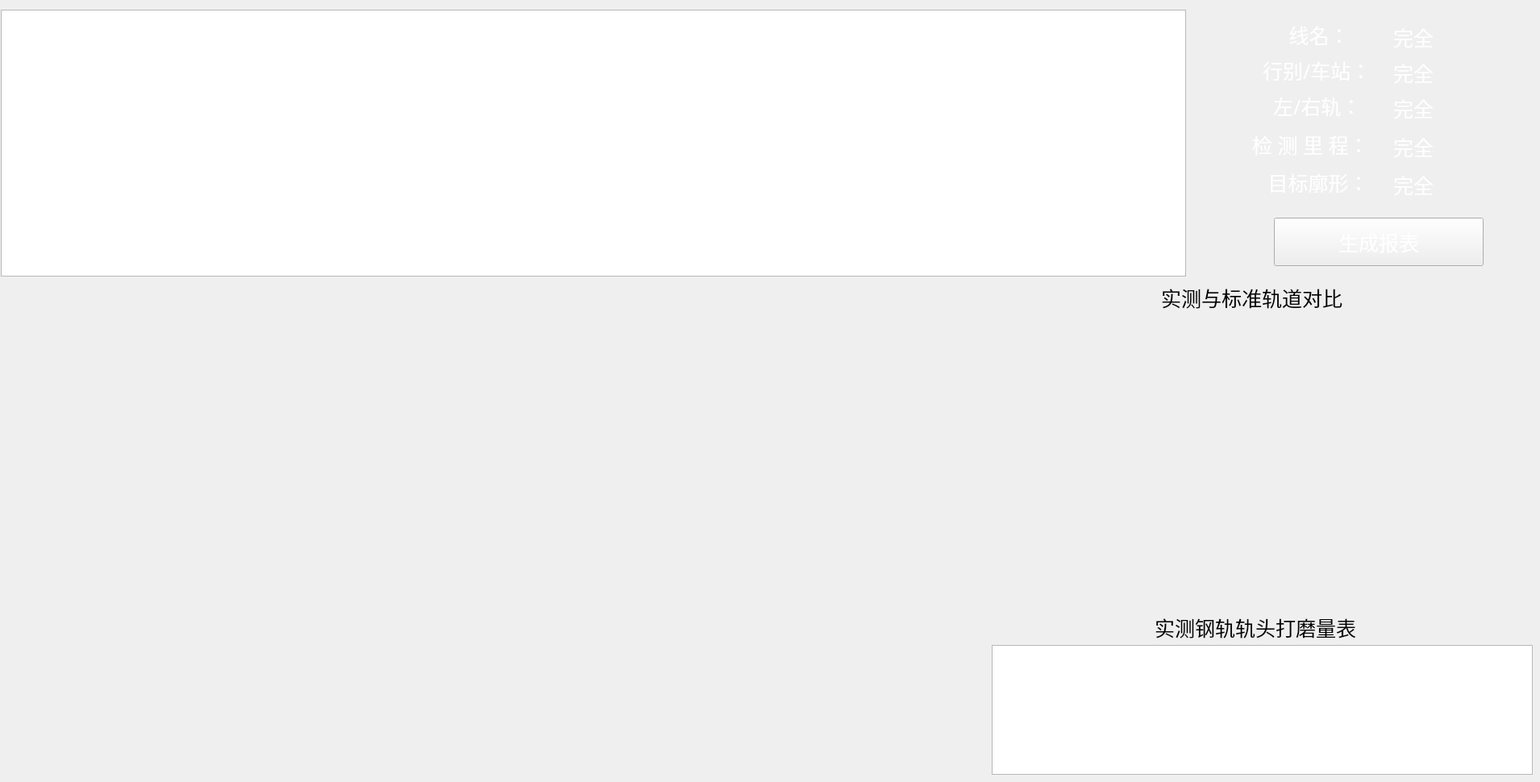
            <widget class="QWidget" name="railPointFace">
             <widget class="QPushButton" name="btn_generate2">
              <property name="geometry">
               <rect>
                <x>1580</x>
                <y>270</y>
                <width>260</width>
                <height>60</height>
               </rect>
              </property>
              <property name="font">
               <font>
                <family>黑体</family>
                <pointsize>19</pointsize>
               </font>
              </property>
              <property name="styleSheet">
               <string notr="true">border-image: url(:/SCRail/importData/ImageFolder/button/disconnect.png);
color: rgb(255, 255, 255);</string>
              </property>
              <property name="text">
               <string>生成报表</string>
              </property>
             </widget>
             <widget class="QTableWidget" name="tableWidget_4">
              <property name="geometry">
               <rect>
                <x>1</x>
                <y>12</y>
                <width>1470</width>
                <height>331</height>
               </rect>
              </property>
              <property name="font">
               <font>
                <family>黑体</family>
                <pointsize>19</pointsize>
                <weight>50</weight>
                <italic>false</italic>
                <bold>false</bold>
               </font>
              </property>
              <property name="styleSheet">
               <string notr="true">color: rgb(255, 255, 255);
font: 19pt &quot;黑体&quot;;</string>
              </property>
             </widget>
             <widget class="QCustomPlot" name="qCustomPlot9" native="true">
              <property name="geometry">
               <rect>
                <x>19</x>
                <y>360</y>
                <width>1201</width>
                <height>201</height>
               </rect>
              </property>
             </widget>
             <widget class="QCustomPlot" name="qCustomPlot10" native="true">
              <property name="geometry">
               <rect>
                <x>19</x>
                <y>560</y>
                <width>1201</width>
                <height>201</height>
               </rect>
              </property>
             </widget>
             <widget class="QCustomPlot" name="qCustomPlot11" native="true">
              <property name="geometry">
               <rect>
                <x>19</x>
                <y>760</y>
                <width>1201</width>
                <height>201</height>
               </rect>
              </property>
             </widget>
             <widget class="QCustomPlot" name="qCustomPlot12" native="true">
              <property name="geometry">
               <rect>
                <x>1260</x>
                <y>390</y>
                <width>621</width>
                <height>361</height>
               </rect>
              </property>
             </widget>
             <widget class="QLabel" name="label_31">
              <property name="geometry">
               <rect>
                <x>1440</x>
                <y>354</y>
                <width>281</width>
                <height>31</height>
               </rect>
              </property>
              <property name="font">
               <font>
                <family>黑体</family>
                <pointsize>19</pointsize>
               </font>
              </property>
              <property name="text">
               <string>实测与标准轨道对比</string>
              </property>
             </widget>
             <widget class="QTableWidget" name="tableWidget_5">
              <property name="geometry">
               <rect>
                <x>1230</x>
                <y>800</y>
                <width>671</width>
                <height>161</height>
               </rect>
              </property>
             </widget>
             <widget class="QLabel" name="label_41">
              <property name="geometry">
               <rect>
                <x>1432</x>
                <y>763</y>
                <width>281</width>
                <height>31</height>
               </rect>
              </property>
              <property name="font">
               <font>
                <family>黑体</family>
                <pointsize>19</pointsize>
               </font>
              </property>
              <property name="text">
               <string>实测钢轨轨头打磨量表</string>
              </property>
             </widget>
             <widget class="QWidget" name="layoutWidget">
              <property name="geometry">
               <rect>
                <x>1551</x>
                <y>21</y>
                <width>339</width>
                <height>231</height>
               </rect>
              </property>
              <layout class="QGridLayout" name="gridLayout_2">
               <item row="0" column="0">
                <layout class="QHBoxLayout" name="horizontalLayout_71">
                 <item>
                  <widget class="QLabel" name="label_56">
                   <property name="minimumSize">
                    <size>
                     <width>169</width>
                     <height>25</height>
                    </size>
                   </property>
                   <property name="maximumSize">
                    <size>
                     <width>169</width>
                     <height>25</height>
                    </size>
                   </property>
                   <property name="font">
                    <font>
                     <family>黑体</family>
                     <pointsize>19</pointsize>
                    </font>
                   </property>
                   <property name="styleSheet">
                    <string notr="true">color: rgb(255, 255, 255);</string>
                   </property>
                   <property name="text">
                    <string>       线名：</string>
                   </property>
                  </widget>
                 </item>
                 <item>
                  <widget class="QLabel" name="lineName_6">
                   <property name="minimumSize">
                    <size>
                     <width>160</width>
                     <height>30</height>
                    </size>
                   </property>
                   <property name="maximumSize">
                    <size>
                     <width>82</width>
                     <height>25</height>
                    </size>
                   </property>
                   <property name="font">
                    <font>
                     <family>黑体</family>
                     <pointsize>19</pointsize>
                    </font>
                   </property>
                   <property name="styleSheet">
                    <string notr="true">color: rgb(255, 255, 255);</string>
                   </property>
                   <property name="text">
                    <string>完全</string>
                   </property>
                  </widget>
                 </item>
                </layout>
               </item>
               <item row="1" column="0">
                <layout class="QHBoxLayout" name="horizontalLayout_73">
                 <item>
                  <widget class="QLabel" name="typeName_4">
                   <property name="minimumSize">
                    <size>
                     <width>169</width>
                     <height>25</height>
                    </size>
                   </property>
                   <property name="maximumSize">
                    <size>
                     <width>169</width>
                     <height>25</height>
                    </size>
                   </property>
                   <property name="font">
                    <font>
                     <family>黑体</family>
                     <pointsize>19</pointsize>
                    </font>
                   </property>
                   <property name="styleSheet">
                    <string notr="true">color: rgb(255, 255, 255);</string>
                   </property>
                   <property name="text">
                    <string>  行别/车站：</string>
                   </property>
                  </widget>
                 </item>
                 <item>
                  <widget class="QLabel" name="trackName_5">
                   <property name="minimumSize">
                    <size>
                     <width>160</width>
                     <height>30</height>
                    </size>
                   </property>
                   <property name="maximumSize">
                    <size>
                     <width>82</width>
                     <height>25</height>
                    </size>
                   </property>
                   <property name="font">
                    <font>
                     <family>黑体</family>
                     <pointsize>19</pointsize>
                    </font>
                   </property>
                   <property name="styleSheet">
                    <string notr="true">color: rgb(255, 255, 255);</string>
                   </property>
                   <property name="text">
                    <string>完全</string>
                   </property>
                  </widget>
                 </item>
                </layout>
               </item>
               <item row="2" column="0">
                <layout class="QHBoxLayout" name="horizontalLayout_74">
                 <item>
                  <widget class="QLabel" name="label_66">
                   <property name="minimumSize">
                    <size>
                     <width>169</width>
                     <height>25</height>
                    </size>
                   </property>
                   <property name="maximumSize">
                    <size>
                     <width>169</width>
                     <height>25</height>
                    </size>
                   </property>
                   <property name="font">
                    <font>
                     <family>黑体</family>
                     <pointsize>19</pointsize>
                    </font>
                   </property>
                   <property name="styleSheet">
                    <string notr="true">color: rgb(255, 255, 255);</string>
                   </property>
                   <property name="text">
                    <string>    左/右轨：</string>
                   </property>
                  </widget>
                 </item>
                 <item>
                  <widget class="QLabel" name="trackName_6">
                   <property name="minimumSize">
                    <size>
                     <width>160</width>
                     <height>30</height>
                    </size>
                   </property>
                   <property name="maximumSize">
                    <size>
                     <width>82</width>
                     <height>25</height>
                    </size>
                   </property>
                   <property name="font">
                    <font>
                     <family>黑体</family>
                     <pointsize>19</pointsize>
                    </font>
                   </property>
                   <property name="styleSheet">
                    <string notr="true">color: rgb(255, 255, 255);</string>
                   </property>
                   <property name="text">
                    <string>完全</string>
                   </property>
                  </widget>
                 </item>
                </layout>
               </item>
               <item row="3" column="0">
                <layout class="QHBoxLayout" name="horizontalLayout_75">
                 <item>
                  <widget class="QLabel" name="label_64">
                   <property name="font">
                    <font>
                     <family>黑体</family>
                     <pointsize>19</pointsize>
                    </font>
                   </property>
                   <property name="styleSheet">
                    <string notr="true">color: rgb(255, 255, 255);</string>
                   </property>
                   <property name="text">
                    <string>检 测 里 程：</string>
                   </property>
                  </widget>
                 </item>
                 <item>
                  <widget class="QLabel" name="mileageName_5">
                   <property name="minimumSize">
                    <size>
                     <width>160</width>
                     <height>30</height>
                    </size>
                   </property>
                   <property name="maximumSize">
                    <size>
                     <width>82</width>
                     <height>25</height>
                    </size>
                   </property>
                   <property name="font">
                    <font>
                     <family>黑体</family>
                     <pointsize>19</pointsize>
                    </font>
                   </property>
                   <property name="styleSheet">
                    <string notr="true">color: rgb(255, 255, 255);</string>
                   </property>
                   <property name="text">
                    <string>完全</string>
                   </property>
                  </widget>
                 </item>
                </layout>
               </item>
               <item row="4" column="0">
                <layout class="QHBoxLayout" name="horizontalLayout_72">
                 <item>
                  <widget class="QLabel" name="label_63">
                   <property name="minimumSize">
                    <size>
                     <width>169</width>
                     <height>25</height>
                    </size>
                   </property>
                   <property name="maximumSize">
                    <size>
                     <width>169</width>
                     <height>25</height>
                    </size>
                   </property>
                   <property name="font">
                    <font>
                     <family>黑体</family>
                     <pointsize>19</pointsize>
                    </font>
                   </property>
                   <property name="styleSheet">
                    <string notr="true">color: rgb(255, 255, 255);</string>
                   </property>
                   <property name="text">
                    <string>   目标廓形：</string>
                   </property>
                  </widget>
                 </item>
                 <item>
                  <widget class="QLabel" name="target_oversizeName_5">
                   <property name="minimumSize">
                    <size>
                     <width>160</width>
                     <height>30</height>
                    </size>
                   </property>
                   <property name="maximumSize">
                    <size>
                     <width>82</width>
                     <height>25</height>
                    </size>
                   </property>
                   <property name="font">
                    <font>
                     <family>黑体</family>
                     <pointsize>19</pointsize>
                    </font>
                   </property>
                   <property name="styleSheet">
                    <string notr="true">color: rgb(255, 255, 255);</string>
                   </property>
                   <property name="text">
                    <string>完全</string>
                   </property>
                  </widget>
                 </item>
                </layout>
               </item>
              </layout>
             </widget>
            </widget>
